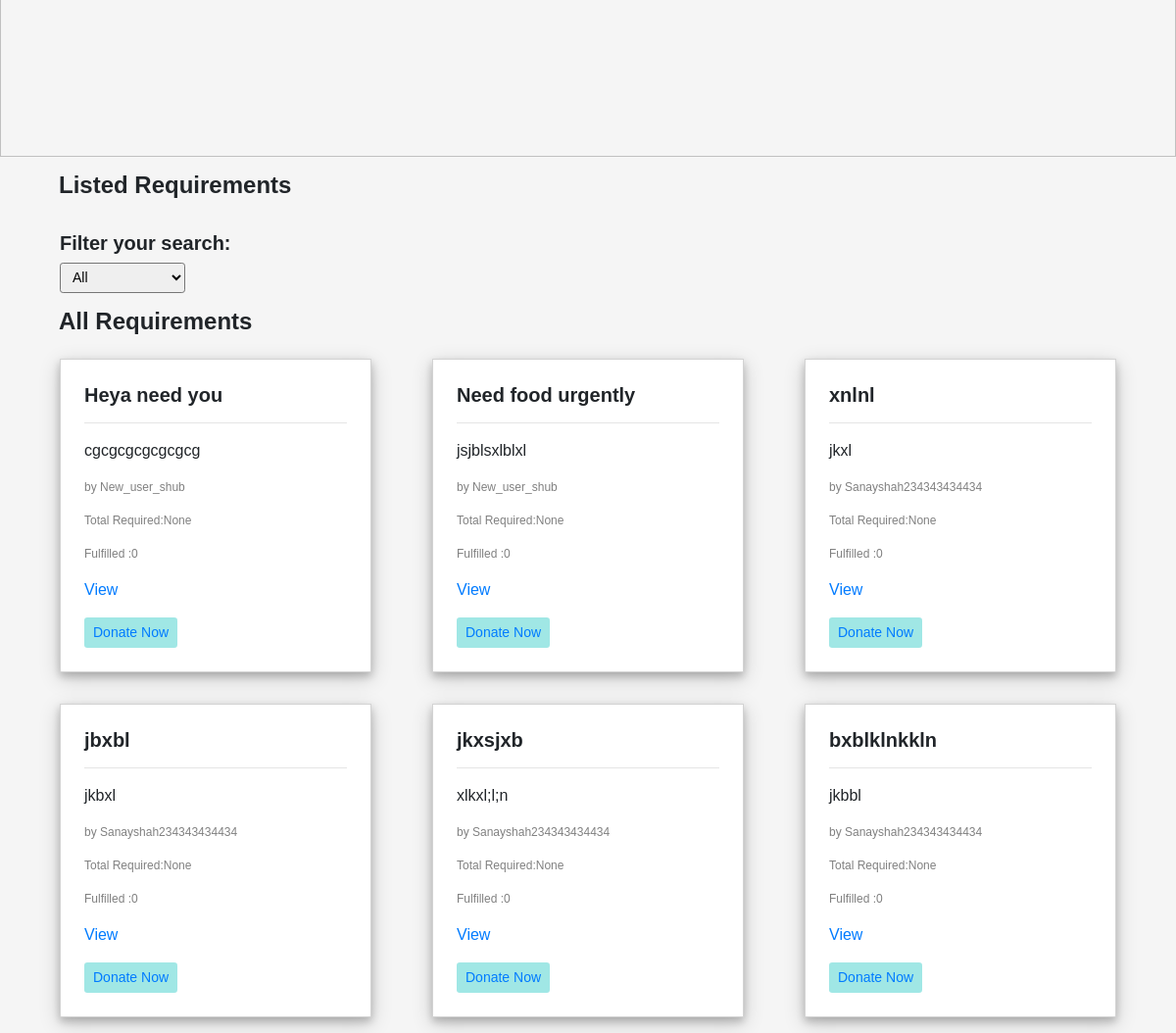
The app's page / (lower part), older data.
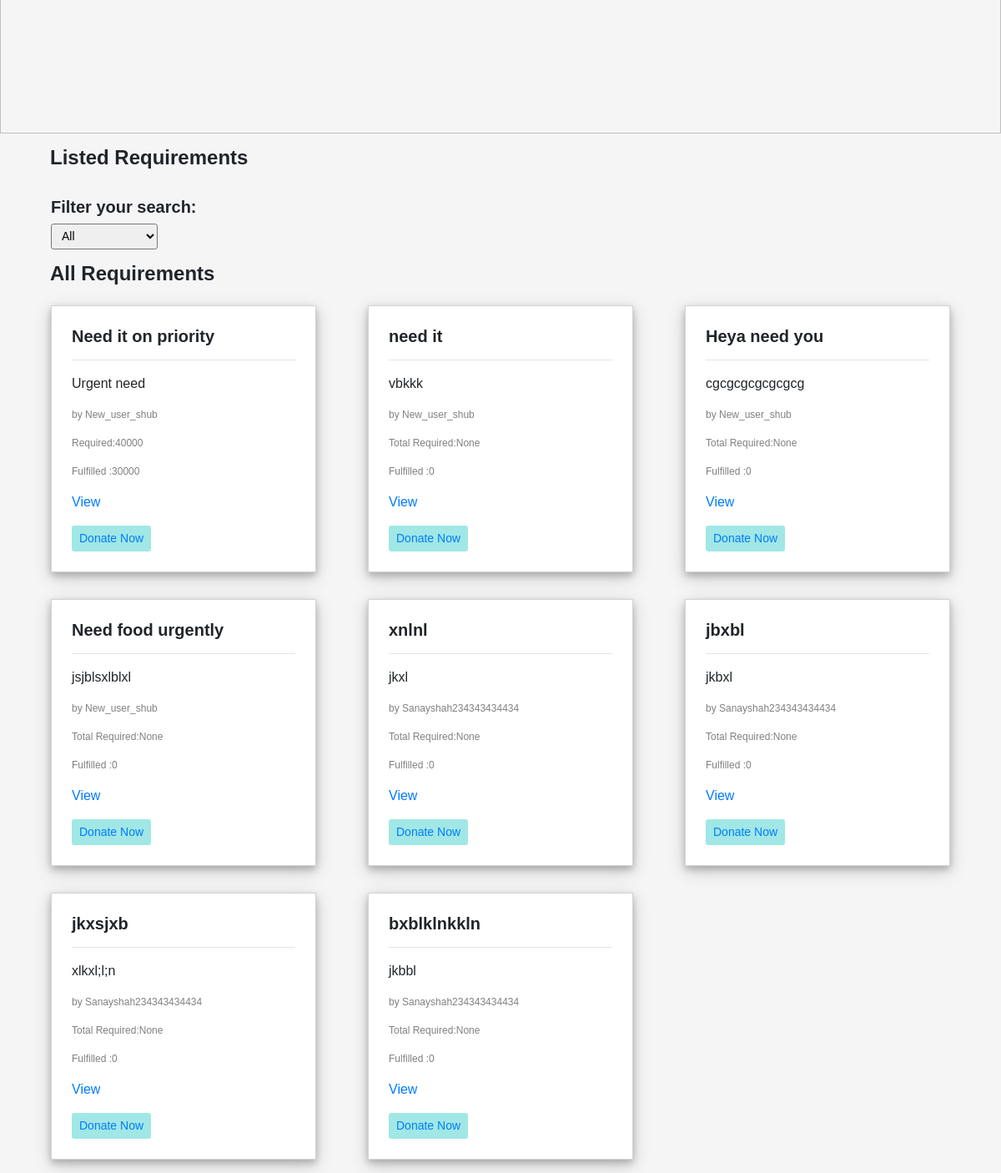
The same page, newer data.
### ngo_requirements/models.py (models this page shows)
class Requirement(models.Model):
    requirement_heading=models.CharField(max_length=300,default='')
    requirement_content=models.TextField()
    ngo = models.ForeignKey(Ngo, on_delete=models.CASCADE, default='')
    category = models.ForeignKey(Help_category,on_delete=models.CASCADE, default='')
    quantity=models.IntegerField(max_length=999999,null=True)
    amount=models.IntegerField(max_length=999999,null=True)
    requirement_fulfilled=models.IntegerField(max_length=255,default=0)
    fulfilled_by=models.ManyToManyField(Donor,related_name='fulfillers')
    date_posted =models.DateTimeField(default=timezone.now)
    class Meta:
        ordering=['-date_posted']

class Ngo(models.Model):
    user = models.OneToOneField(User,on_delete=models.CASCADE,default='')
    def __str__(self):
        return f"{self.user.username}"

### ngo_requirements/views.py (the view)
# urls.py: 2. Add a URL to urlpatterns:  path('', views.home, name='home')
def home(request):
    categories=get_all_help_categories()
    requirements = Requirement.objects.all()
    context={
        'requirements':requirements,
        'categories':categories,
    }
    return render(request,'ngo_requirements/home.html',context)

### ngo_requirements/views.py (called while the page is built)
def get_all_help_categories():
    categories = Help_category.objects.all()
    return categories

### ngo_requirements/templates/ngo_requirements/home.html (shortened to what this page needs)
{% extends 'ngo_requirements/base.html' %}
{% load static %}
{% block content %}
<div>
    <img src='https://www.cityflowers.co.in/blog/wp-content/uploads/2018/11/NGO-1500x500.jpg' style="width: 100%;">
</div>
    <div class="container">
        <h4 class="title">Listed Requirements</h4><br>
    <h5 class="pl-3"><b>Filter your search:</b></h5>
    <div class="pl-3 row ">
    <div class="col-4 ">
        <select class="form-control-sm" id="cat_select" onchange="filter()">
            <option value='all'>All</option>
        </select>
    </div>
</div>
        {% if requirements %}
        <div class="row" id='all'>
            <div class="col-12"><h4 class="title">All Requirements</h4></div>
        {% for r in requirements %}
                    <div class="col-12 col-sm-6 col-md-4">
                        <div class="m-3 p-4 requirement-container">
                            <h5><b>{{r.requirement_heading}}</b></h5>
                            <hr>
                            <p>{{r.requirement_content|truncatewords:20}}</p>
                            <div class="row"><div class="col-12"><p class='by'>by {{r.ngo}}</p></div></div>
                            {% if r.amount %}
                            <div class="row"><div class="col-12"><p class='by'>Required:{{r.amount}}</p></div></div>
                            {% else %}
                            <div class="row"><div class="col-12"><p class='by'>Total Required:{{r.quantity}}</p></div></div>
                            {% endif %}
                            <div class="row"><div class="col-12"><p class='by'>Fulfilled :{{r.requirement_fulfilled}}</p></div></div>
                            <div class="row"><div class="col-12"><a href="/donor-requirement-view/{{r.id}}/" ><p>View</p></a></div></div>
                            <button class="btn btn-sm "><a href="/requirement-fulfillment/{{r.id}}/">Donate Now</a></button>
                        </div>
                    </div>
        {% endfor %}
        </div>
        {% else %}
        <h1>No requirements</h1>
        {% endif %}
    </div>
 {% endblock content %}

Row changes from the older to the newer data that the page shows:
added Requirement: requirement_heading "Need it on priority", requirement_content "Urgent need", ngo "New_user_shub", amount "40000", requirement_fulfilled "30000"
added Requirement: requirement_heading "need it", requirement_content "vbkkk", ngo "New_user_shub", quantity "None", requirement_fulfilled "0"
